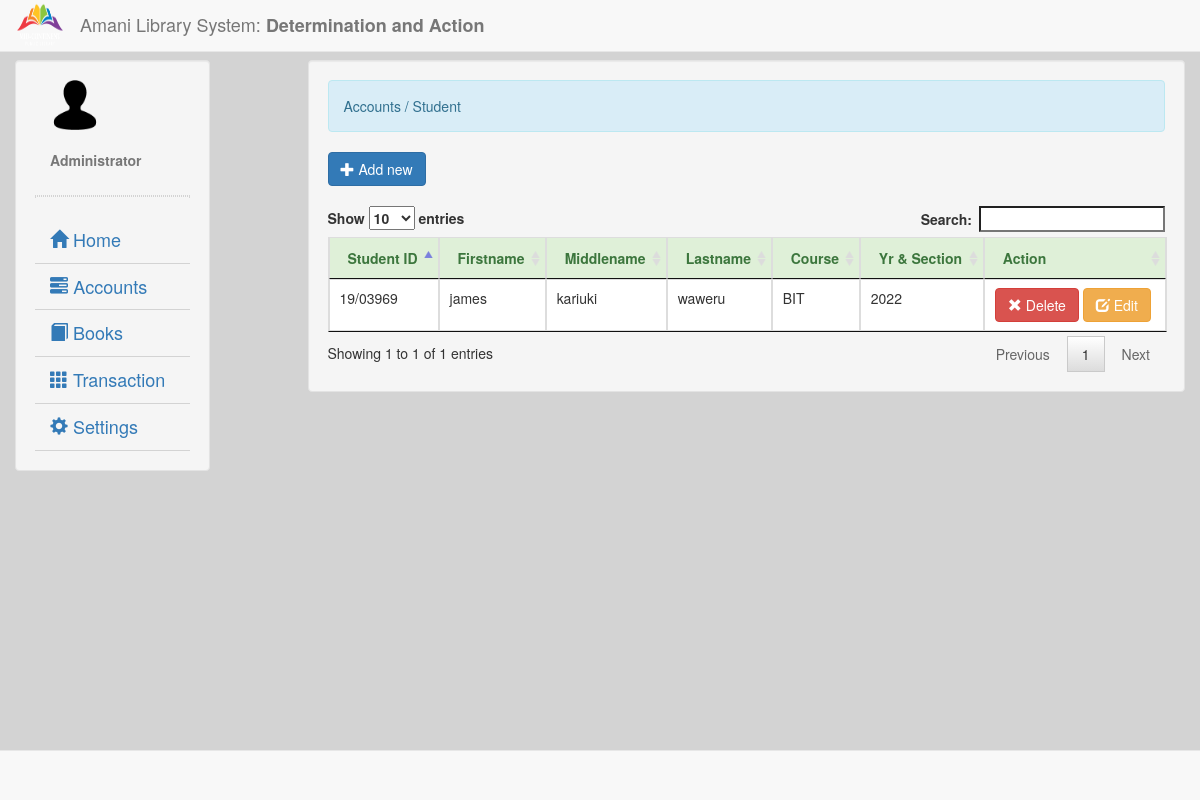
The page /student.php (signed in) on the database its author committed.
### tables this page shows
CREATE TABLE IF NOT EXISTS `student` (
  `student_id` int(11) NOT NULL AUTO_INCREMENT,
  `student_no` varchar(8) NOT NULL,
  `firstname` varchar(30) NOT NULL,
  `middlename` varchar(30) NOT NULL,
  `lastname` varchar(30) NOT NULL,
  `course` varchar(8) NOT NULL,
  `section` varchar(6) NOT NULL,
  PRIMARY KEY (`student_id`)
);

### account.php (called while the page is built)
<?php
	require_once 'connect.php';
	$qadmin = $conn->query("SELECT * FROM `admin` WHERE `admin_id` = '$_SESSION[admin_id]'") or die(mysqli_error());
	$fadmin = $qadmin->fetch_array();
	$name = $fadmin['firstname']." ".$fadmin['lastname'];

### student.php (the view, shortened to what this page needs)
<!DOCTYPE html>
<?php
	require_once 'valid.php';
?>
<html lang = "eng">
	<head>
		<link rel = "stylesheet" type = "text/css" href = "css/bootstrap.css" />
		<link rel = "stylesheet" type = "text/css" href = "css/jquery.dataTables.css" />
	</head>
	<body style = "background-color:#d3d3d3;">
		<nav class = "navbar navbar-default navbar-fixed-top">
			<div class = "container-fluid">
				<div class = "navbar-header">
					<img src = "images/logo.png" width = "50px" height = "50px" />
					<h4 class = "navbar-text navbar-right">Amani Library System: <b>Determination and Action</b></h4>
				</div>
			</div>
		</nav>
		<div class = "container-fluid">
			<div class = "col-lg-2 well" style = "margin-top:60px;">
				<div class = "container-fluid" style = "word-wrap:break-word;">
					<img src = "images/user.png" width = "50px" height = "50px"/>
					<br />
					<br />
					<label class = "text-muted"><?php require'account.php'; echo $name;?></label>
				</div>
				<hr style = "border:1px dotted #d3d3d3;"/>
				<ul id = "menu" class = "nav menu">
					<li><a style = "font-size:18px; border-bottom:1px solid #d3d3d3;" href = "home.php"><i class = "glyphicon glyphicon-home"></i> Home</a></li>
					<li><a style = "font-size:18px; border-bottom:1px solid #d3d3d3;" href = ""><i class = "glyphicon glyphicon-tasks"></i> Accounts</a>
					</li>
					<li><a style = "font-size:18px; border-bottom:1px solid #d3d3d3;" href = "book.php"><i class = "glyphicon glyphicon-book"></i> Books</a></li>
					<li><a style = "font-size:18px; border-bottom:1px solid #d3d3d3;" href = ""><i class = "glyphicon glyphicon-th"></i> Transaction</a>
					</li>
					<li><a  style = "font-size:18px; border-bottom:1px solid #d3d3d3;" href = ""><i class = "glyphicon glyphicon-cog"></i> Settings</a>
					</li>
				</ul>
			</div>
			<div class = "col-lg-9 well" style = "margin-top:60px;">
				<div class = "alert alert-info">Accounts / Student</div>
					<button id = "add_student" type = "button" class = "btn btn-primary"><span class = "glyphicon glyphicon-plus"></span> Add new</button>
					<br />
					<br />
					<div id = "student_table">
						<table id = "table" class = "table table-bordered">
							<thead class = "alert-success">
								<tr>
									<th>Student ID</th>
									<th>Firstname</th>
									<th>Middlename</th>
									<th>Lastname</th>
									<th>Course</th>
									<th>Yr & Section</th>
									<th>Action</th>
								</tr>
							</thead>
							<tbody>
								<?php
									$qstudent = $conn->query("SELECT * FROM `student`") or die(mysqli_error());
									while($fstudent = $qstudent->fetch_array()){
								?>
								<tr>
									<td><?php echo $fstudent['student_no']?></td>
									<td><?php echo $fstudent['firstname']?></td>
									<td><?php echo $fstudent['middlename']?></td>
									<td><?php echo $fstudent['lastname']?></td>
									<td><?php echo $fstudent['course']?></td>
									<td><?php echo $fstudent['section']?></td>
									<td><a  value = "<?php echo $fstudent['student_no']?>" class = "btn btn-danger delstudent_id"><span class = "glyphicon glyphicon-remove"></span> Delete</a> <a class = "btn btn-warning estudent_id" value = "<?php echo $fstudent['student_no']?>"><span class = "glyphicon glyphicon-edit"></span> Edit</a></td>
								</tr>
								<?php
									}
								?>
							</tbody>
						</table>
					</div>
			</div>
		</div>
		<br />
		<br />
		<br />
		<nav class = "navbar navbar-default navbar-fixed-bottom">
			<div class = "container-fluid">
			</div>
		</nav>
	</body>
</html>

### rows shown on the page
student: student_no "19/03969", firstname "james", middlename "kariuki", lastname "waweru", course "BIT", section "2022"

### other values the page prints
$name "Administrator"
